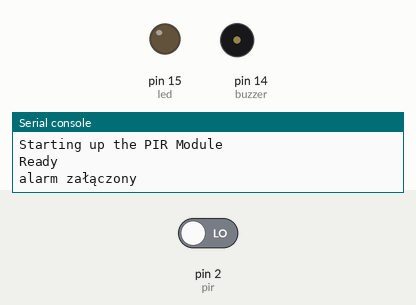
Bench run of a program on a simulated MicroPython board. Parts: output pins drawn as LEDs (lit = HIGH), buzzer (waves = sounding, pin HIGH), the last lines printed to the serial console. Dashed ring = blinking. Inputs (shaded band) come from the test bench; at power-on: pin 2 (pir) LOW.

Above: at 7.2 s.
7.3 s: pin 2 (pir) driven HIGH
At 7.42 s:
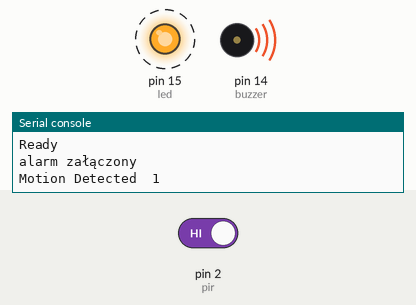
Timing chart, 0 to 13.6 s (numbered marks = the images above; inputs shaded):
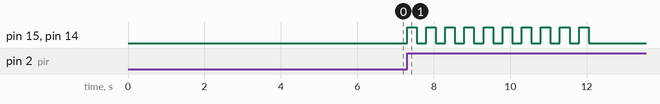

Measured:
- after the input at 7.3 s, pin 15 (led), pin 14 (buzzer): alternates HIGH for 0.25 s and LOW for 0.25 s, 20 changes in all, then stays LOW, starting at once

The program:

Alarm.py
```python
from machine import Pin
import time
from time import sleep

pir = Pin(2, Pin.IN, Pin.PULL_DOWN)
buzzer = Pin(14, Pin.OUT)
led = Pin(15, Pin.OUT)
n = 0

print('Starting up the PIR Module')
time.sleep(1)
print('Ready')

sleep(5)
print ("alarm załączony")
while True:
     if pir.value() == 1:
          n = n+1
          print('Motion Detected ',n)
          l=0
          while l< 5:
              buzzer.value(1)
              led.value(1)
              sleep(0.25)
              buzzer.value(0)
              led.value(0)
              sleep(0.25)
              buzzer.value(1)
              led.value(1)
              sleep(0.25)
              buzzer.value(0)
              led.value(0)
              sleep(0.25)
              l=l+1
          sleep(5)
```
